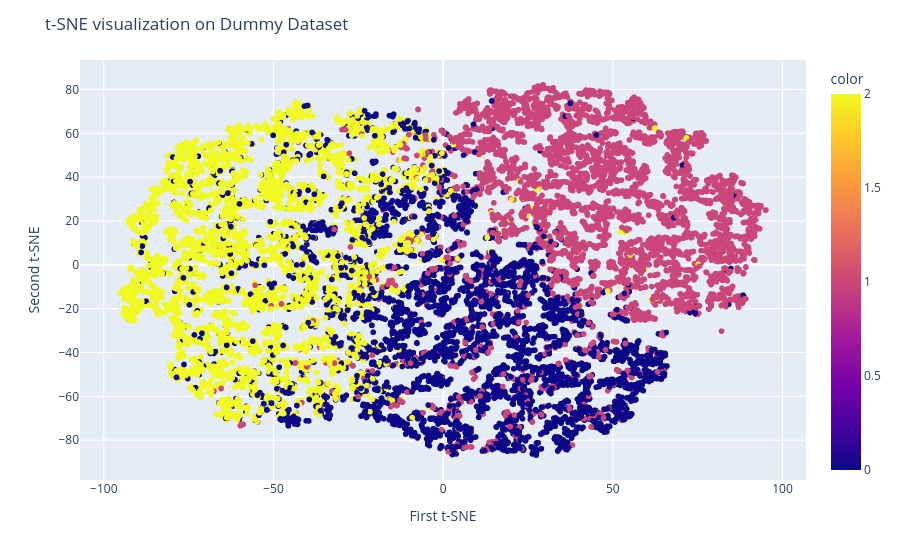

Notebook source saved alongside this figure:
### Markdown cell above
### t-SNE Visualization

### Code cell
tsne = TSNE(n_components=2,
           perplexity=30,
           max_iter=1000,
           random_state=42)

X_tsne = tsne.fit_transform(X)
tsne.kl_divergence_

fig = px.scatter(
    x=X_tsne[:,0],
    y=X_tsne[:,1],
    color=y
)
fig.update_layout(
    title='t-SNE visualization on Dummy Dataset',
    xaxis_title='First t-SNE',
    yaxis_title='Second t-SNE'
)
fig.show()

### Figure 1 — Plotly figure (JSON) as saved in the notebook; plotly's stock layout.template omitted (floating-point values rounded to 4 significant figures; data arrays with more than 128 entries replaced by an {"elided": "..."} marker saying what was removed)
{"data": [{"hovertemplate": "x=%{x}<br>y=%{y}<br>color=%{marker.color}<extra></extra>", "legendgroup": "", "marker": {"color": {"elided": "15000 int values"}, "coloraxis": "coloraxis", "symbol": "circle"}, "mode": "markers", "name": "", "showlegend": false, "type": "scattergl", "x": {"elided": "15000 float values"}, "xaxis": "x", "y": {"elided": "15000 float values"}, "yaxis": "y"}], "layout": {"coloraxis": {"colorbar": {"title": {"text": "color"}}, "colorscale": [[0, "#0d0887"], [0.1111, "#46039f"], [0.2222, "#7201a8"], [0.3333, "#9c179e"], [0.4444, "#bd3786"], [0.5556, "#d8576b"], [0.6667, "#ed7953"], [0.7778, "#fb9f3a"], [0.8889, "#fdca26"], [1, "#f0f921"]]}, "legend": {"tracegroupgap": 0}, "margin": {"t": 60}, "title": {"text": "t-SNE visualization on Dummy Dataset"}, "xaxis": {"anchor": "y", "domain": [0, 1], "title": {"text": "First t-SNE"}}, "yaxis": {"anchor": "x", "domain": [0, 1], "title": {"text": "Second t-SNE"}}}}
